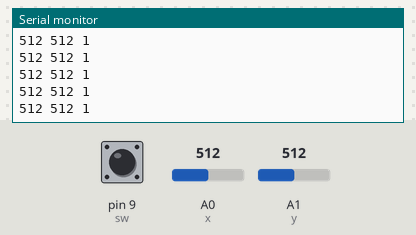
A sketch run on a simulated Arduino Uno, built with avr-gcc and run on an emulated ATmega328P. Parts: the last lines printed to the serial monitor. The test bench sets the inputs (shaded band); at power-on: A1 (y) = 512, A0 (x) = 512, pin 9 (sw) HIGH.

Above: at 4.2 s.
4.3 s: A1 (y) set to 992
At 5.3 s:
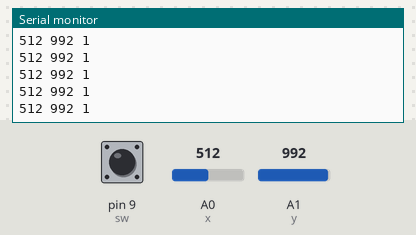
7.3 s: A1 (y) set to 1011
At 8.0 s:
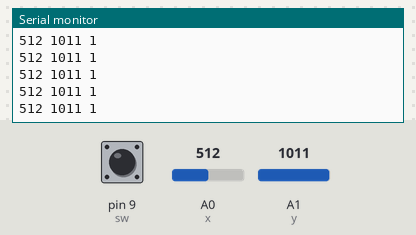
11.9 s: A0 (x) set to 105
At 12.7 s:
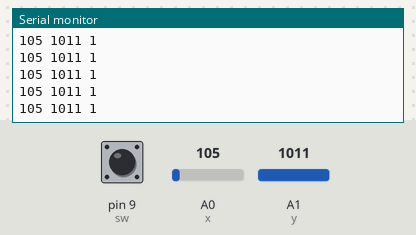
14.9 s: A0 (x) set to 92
At 16.0 s:
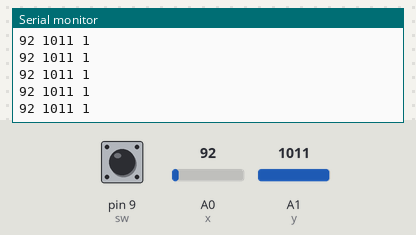
Timing chart, 0 to 17.4 s (numbered marks = the images above; inputs shaded):
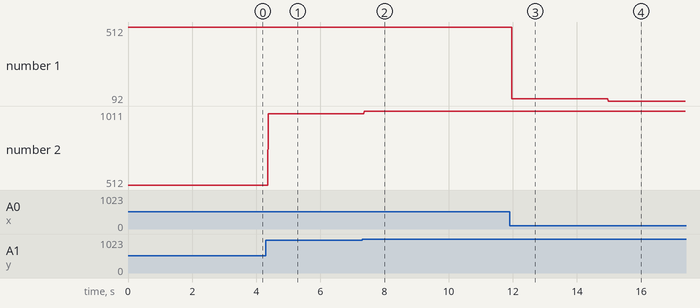

The sketch:

Joystick.ino
```cpp
int x = A0,y = A1;
int a,b,c;
int sw=9;

void setup() {

 Serial.begin(9600);
  pinMode(x,INPUT);
   pinMode(y,INPUT);
   pinMode(sw,INPUT);

}

void loop() {
a=analogRead(x);
b=analogRead(y);
c=digitalRead(sw);

Serial.print(a);
Serial.print(" ");
Serial.print(b);
Serial.print(" ");
//delay(200);


  Serial.println(c);

//else {
//  Serial.println("Switched PRESSED");
//}
}
```

Measured:
- after the input at 4.3 s, the serial monitor: prints a new line after 0.07 s (image 1)
- after the input at 7.3 s, the serial monitor: prints a new line after 0.07 s (image 2)
- after the input at 11.9 s, the serial monitor: prints a new line after 0.07 s (image 3)
- after the input at 14.9 s, the serial monitor: prints a new line after 0.07 s (image 4)
- plotted number 1: 512 → 105 after the input at 11.9 s, 105 → 92 after the input at 14.9 s
- plotted number 2: 512 → 992 after the input at 4.3 s, 992 → 1011 after the input at 7.3 s
